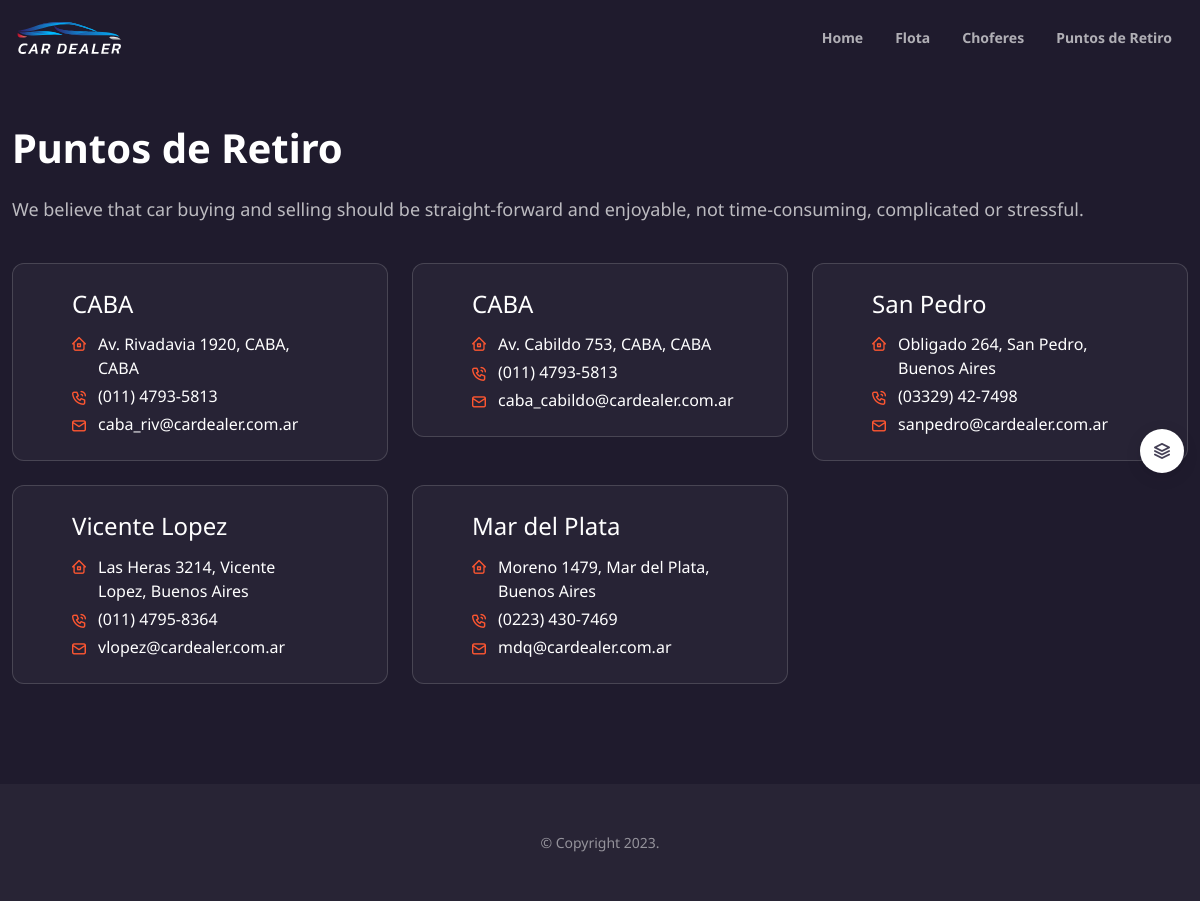
The page /puntosDeRetiro/ on the database its author committed.
### CarDealerApp/models.py (models this page shows)
class PuntoDeRetiro(models.Model):
    provincia = models.CharField(max_length=40)
    localidad = models.CharField(max_length=40)
    direccion = models.CharField(max_length=40)
    telefono = models.CharField(max_length=40)
    email = models.EmailField(max_length=40)

### CarDealerApp/views.py (the view)
# urls.py: path('puntosDeRetiro/', views.puntosDeRetiro, name="PuntosDeRetiro"),
def puntosDeRetiro(request):
    puntosDeRetiro = PuntoDeRetiro.objects.all()
    contexto = {"puntosDeRetiro": puntosDeRetiro}
    return render(request, "CarDealerApp/listadoPuntosDeRetiro.html", contexto)

### CarDealerApp/templates/CarDealerApp/listadoPuntosDeRetiro.html (shortened to what this page needs)
{% extends 'CarDealerApp/base.html' %}
{% load static %}
{% block content %}
<div class="container mt-5 mb-md-4 py-5">
    <div class="row py-md-1">
        <div class="col-lg-12">
            <div class="align-items-center justify-content-between pt-4 mb-2">
                <h1 class="mb-lg-4 text-light">Puntos de Retiro</h1>
                <p class="mb-4 pb-lg-3 fs-lg text-light opacity-70">We believe that car buying and selling
                    should be straight-forward and enjoyable, not time-consuming, complicated or stressful.</p>
            </div>
            <div class="row">
                {% for punto in puntosDeRetiro %}
                <div class="col-sm-6 col-md-4 mb-4">
                    <div class="card card-light border-light">
                        <div class="card-body">
                            <ul class="list-unstyled d-block mb-0 mx-auto puntos" style="max-width: 16rem;">
                                <h2 class="h4 text-light fw-normal py-1 mb-2">{{ punto.localidad }}</h2>
                                <li class="d-flex">
                                    <i class="fi-home text-primary fs-sm mt-1 me-2"></i>
                                    <span class="text-light">
                                        {{ punto.direccion }},
                                        {{ punto.localidad }},
                                        {{ punto.provincia }}</span>
                                </li>
                                <li class="d-flex">
                                    <i class="fi-phone text-primary fs-sm mt-1 me-2"></i>
                                    <span class="text-light">{{ punto.telefono }}</span>
                                </li>
                                <li class="d-flex">
                                    <i class="fi-mail text-primary fs-sm mt-1 me-2"></i>
                                    <span class="text-light">{{ punto.email }}</span>
                                </li>
                            </ul>
                        </div>
                    </div>
                </div>
                {% endfor %}
            </div>
        </div>
    </div>
</div>
{% endblock content %}

### CarDealerApp/static/CarDealerApp/css/custom.css (style rules this page uses)
.puntos li i { margin-top: 7px !important; margin-right: 12px !important; }
.puntos li i.fi-home { margin-top: 5px !important; }

### rows shown on the page
PuntoDeRetiro: localidad "CABA", direccion "Av. Rivadavia 1920", provincia "CABA", telefono "(011) 4793-5813", email "caba_riv@cardealer.com.ar"
PuntoDeRetiro: localidad "CABA", direccion "Av. Cabildo 753", provincia "CABA", telefono "(011) 4793-5813", email "caba_cabildo@cardealer.com.ar"
PuntoDeRetiro: localidad "San Pedro", direccion "Obligado 264", provincia "Buenos Aires", telefono "(03329) 42-7498", email "sanpedro@cardealer.com.ar"
PuntoDeRetiro: localidad "Vicente Lopez", direccion "Las Heras 3214", provincia "Buenos Aires", telefono "(011) 4795-8364", email "vlopez@cardealer.com.ar"
PuntoDeRetiro: localidad "Mar del Plata", direccion "Moreno 1479", provincia "Buenos Aires", telefono "(0223) 430-7469", email "mdq@cardealer.com.ar"
